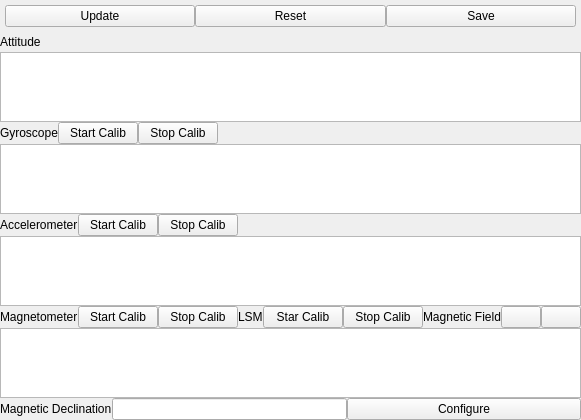
<?xml version="1.0" encoding="UTF-8"?>
<ui version="4.0">
  <class>ImuCalib</class>
  <widget class="QWidget" name="ImuCalib">
    <property name="geometry">
      <rect>
        <x>0</x>
        <y>0</y>
        <width>561</width>
        <height>61</height>
      </rect>
    </property>
    <property name="acceptDrops">
      <bool>true</bool>
    </property>
    <property name="windowTitle">
      <string>IMU Calibration</string>
    </property>
    <layout class="QVBoxLayout" name="verticalLayout">
      <property name="spacing">
        <number>0</number>
      </property>
      <property name="margin">
        <number>0</number>
      </property>
      <item>
        <layout class="QHBoxLayout" name="basicControlLayout">
          <property name="spacing">
            <number>0</number>
          </property>
          <property name="margin">
            <number>5</number>
          </property>
          <item>
            <widget class="QPushButton" name="update_button">
              <property name="sizePolicy">
                <sizepolicy hsizetype="Preferred" vsizetype="Preferred">
                  <horstretch>0</horstretch>
                  <verstretch>0</verstretch>
                </sizepolicy>
              </property>
              <property name="toolTip">
                <string>update imu calibration data</string>
              </property>
              <property name="text">
                <string>Update</string>
              </property>
            </widget>
          </item>
          <item>
            <widget class="QPushButton" name="reset_button">
              <property name="sizePolicy">
                <sizepolicy hsizetype="Preferred" vsizetype="Preferred">
                  <horstretch>0</horstretch>
                  <verstretch>0</verstretch>
                </sizepolicy>
              </property>
              <property name="toolTip">
                <string>reset imu calibration data</string>
              </property>
              <property name="text">
                <string>Reset</string>
              </property>
            </widget>
          </item>
          <item>
            <widget class="QPushButton" name="save_button">
              <property name="sizePolicy">
                <sizepolicy hsizetype="Preferred" vsizetype="Preferred">
                  <horstretch>0</horstretch>
                  <verstretch>0</verstretch>
                </sizepolicy>
              </property>
              <property name="toolTip">
                <string>save imu calibration data</string>
              </property>
              <property name="text">
                <string>Save</string>
              </property>
            </widget>
          </item>
        </layout>
      </item>

      <item>
        <layout class="QHBoxLayout" name="controlViewLayout">

          <item>
            <layout class="QVBoxLayout" name="gyroAccMagControlPlotLayout">

              <item>
                <layout class="QHBoxLayout" name="attitudeLayout">
                  <item>
                    <widget class="QLabel" name="">
                      <property name="sizePolicy">
                        <sizepolicy hsizetype="Fixed" vsizetype="Preferred">
                          <horstretch>0</horstretch>
                          <verstretch>0</verstretch>
                        </sizepolicy>
                      </property>
                      <property name="text">
                        <string>Attitude</string>
                      </property>
                    </widget>
                  </item>
                  <item>
                    <spacer name="spacer">
                      <property name="orientation">
                        <enum>Qt::Horizontal</enum>
                      </property>
                      <property name="sizeHint" stdset="0">
                        <size>
                          <width>40</width>
                          <height>20</height>
                        </size>
                      </property>
                    </spacer>
                  </item>
                </layout>
              </item>
              <item>
                <layout class="QHBoxLayout" name="attitudeTableLayout">
                  <item>
                    <widget class="QTableWidget" name="att_table_widget">
                      <property name="sizePolicy">
                        <sizepolicy hsizetype="Expanding" vsizetype="Expanding">
                          <horstretch>0</horstretch>
                          <verstretch>1</verstretch>
                        </sizepolicy>
                      </property>
                      <property name="rowCount">
                        <number>0</number>
                      </property>
                      <property name="columnCount">
                        <number>0</number>
                      </property>
                      <attribute name="horizontalHeaderVisible">
                        <bool>true</bool>
                      </attribute>
                      <attribute name="horizontalHeaderHighlightSections">
                        <bool>true</bool>
                      </attribute>
                      <attribute name="verticalHeaderHighlightSections">
                        <bool>true</bool>
                      </attribute>
                    </widget>
                  </item>
                </layout>
              </item>

              <item>
                <layout class="QHBoxLayout" name="gyroControlLayout">
                  <item>
                    <widget class="QLabel" name="gyro">
                      <property name="sizePolicy">
                        <sizepolicy hsizetype="Fixed" vsizetype="Preferred">
                          <horstretch>0</horstretch>
                          <verstretch>0</verstretch>
                        </sizepolicy>
                      </property>
                      <property name="text">
                        <string>Gyroscope</string>
                      </property>
                    </widget>
                  </item>
                  <item>
                    <widget class="QPushButton" name="gyro_start_calib_button">
                      <property name="sizePolicy">
                        <sizepolicy hsizetype="Preferred" vsizetype="Preferred">
                          <horstretch>0</horstretch>
                          <verstretch>0</verstretch>
                        </sizepolicy>
                      </property>
                      <property name="toolTip">
                        <string>gyro start calib button</string>
                      </property>
                      <property name="text">
                        <string>Start Calib</string>
                      </property>
                      <property name="iconSize">
                        <size>
                          <width>16</width>
                          <height>16</height>
                        </size>
                      </property>
                    </widget>
                  </item>
                  <item>
                    <widget class="QPushButton" name="gyro_stop_calib_button">
                      <property name="sizePolicy">
                        <sizepolicy hsizetype="Preferred" vsizetype="Preferred">
                          <horstretch>0</horstretch>
                          <verstretch>0</verstretch>
                        </sizepolicy>
                      </property>
                      <property name="toolTip">
                        <string>gyro stop calib button</string>
                      </property>
                      <property name="text">
                        <string>Stop Calib</string>
                      </property>
                      <property name="iconSize">
                        <size>
                          <width>16</width>
                          <height>16</height>
                        </size>
                      </property>
                    </widget>
                  </item>
                  <item>
                    <spacer name="spacer">
                      <property name="orientation">
                        <enum>Qt::Horizontal</enum>
                      </property>
                      <property name="sizeHint" stdset="0">
                        <size>
                          <width>40</width>
                          <height>20</height>
                        </size>
                      </property>
                    </spacer>
                  </item>
                </layout>
              </item>
              <item>
                <layout class="QHBoxLayout" name="gyroDataTableLayout">
                  <item>
                    <widget class="QTableWidget" name="gyro_table_widget">
                      <property name="sizePolicy">
                        <sizepolicy hsizetype="Expanding" vsizetype="Expanding">
                          <horstretch>0</horstretch>
                          <verstretch>1</verstretch>
                        </sizepolicy>
                      </property>
                      <property name="rowCount">
                        <number>0</number>
                      </property>
                      <property name="columnCount">
                        <number>0</number>
                      </property>
                      <attribute name="horizontalHeaderVisible">
                        <bool>true</bool>
                      </attribute>
                      <attribute name="horizontalHeaderHighlightSections">
                        <bool>true</bool>
                      </attribute>
                      <attribute name="verticalHeaderHighlightSections">
                        <bool>true</bool>
                      </attribute>
                    </widget>
                  </item>
                </layout>
              </item>

              <item>
                <layout class="QHBoxLayout" name="accControlLayout">
                  <item>
                    <widget class="QLabel" name="acc">
                      <property name="sizePolicy">
                        <sizepolicy hsizetype="Fixed" vsizetype="Preferred">
                          <horstretch>0</horstretch>
                          <verstretch>0</verstretch>
                        </sizepolicy>
                      </property>
                      <property name="text">
                        <string>Accelerometer</string>
                      </property>
                    </widget>
                  </item>
                  <item>
                    <widget class="QPushButton" name="acc_start_calib_button">
                      <property name="sizePolicy">
                        <sizepolicy hsizetype="Preferred" vsizetype="Preferred">
                          <horstretch>0</horstretch>
                          <verstretch>0</verstretch>
                        </sizepolicy>
                      </property>
                      <property name="toolTip">
                        <string>acc start calib button</string>
                      </property>
                      <property name="text">
                        <string>Start Calib</string>
                      </property>
                      <property name="iconSize">
                        <size>
                          <width>16</width>
                          <height>16</height>
                        </size>
                      </property>
                    </widget>
                  </item>
                  <item>
                    <widget class="QPushButton" name="acc_stop_calib_button">
                      <property name="sizePolicy">
                        <sizepolicy hsizetype="Preferred" vsizetype="Preferred">
                          <horstretch>0</horstretch>
                          <verstretch>0</verstretch>
                        </sizepolicy>
                      </property>
                      <property name="toolTip">
                        <string>acc stop calib button</string>
                      </property>
                      <property name="text">
                        <string>Stop Calib</string>
                      </property>
                      <property name="iconSize">
                        <size>
                          <width>16</width>
                          <height>16</height>
                        </size>
                      </property>
                    </widget>
                  </item>
                  <item>
                    <spacer name="spacer">
                      <property name="orientation">
                        <enum>Qt::Horizontal</enum>
                      </property>
                      <property name="sizeHint" stdset="0">
                        <size>
                          <width>40</width>
                          <height>20</height>
                        </size>
                      </property>
                    </spacer>
                  </item>
                </layout>
              </item>
              <item>
                <layout class="QHBoxLayout" name="accDataTableLayout">
                  <item>
                    <widget class="QTableWidget" name="acc_table_widget">
                      <property name="sizePolicy">
                        <sizepolicy hsizetype="Expanding" vsizetype="Expanding">
                          <horstretch>0</horstretch>
                          <verstretch>1</verstretch>
                        </sizepolicy>
                      </property>
                      <property name="rowCount">
                        <number>0</number>
                      </property>
                      <property name="columnCount">
                        <number>0</number>
                      </property>
                      <attribute name="horizontalHeaderVisible">
                        <bool>true</bool>
                      </attribute>
                      <attribute name="horizontalHeaderHighlightSections">
                        <bool>true</bool>
                      </attribute>
                      <attribute name="verticalHeaderHighlightSections">
                        <bool>true</bool>
                      </attribute>
                    </widget>
                  </item>
                </layout>
              </item>

              <item>
                <layout class="QHBoxLayout" name="magControlLayout">
                  <item>
                    <widget class="QLabel" name="mag">
                      <property name="sizePolicy">
                        <sizepolicy hsizetype="Fixed" vsizetype="Preferred">
                          <horstretch>0</horstretch>
                          <verstretch>0</verstretch>
                        </sizepolicy>
                      </property>
                      <property name="text">
                        <string>Magnetometer</string>
                      </property>
                    </widget>
                  </item>
                  <item>
                    <widget class="QPushButton" name="mag_start_calib_button">
                      <property name="sizePolicy">
                        <sizepolicy hsizetype="Preferred" vsizetype="Preferred">
                          <horstretch>0</horstretch>
                          <verstretch>0</verstretch>
                        </sizepolicy>
                      </property>
                      <property name="toolTip">
                        <string>mag start calib button</string>
                      </property>
                      <property name="text">
                        <string>Start Calib</string>
                      </property>
                      <property name="iconSize">
                        <size>
                          <width>16</width>
                          <height>16</height>
                        </size>
                      </property>
                    </widget>
                  </item>
                  <item>
                    <widget class="QPushButton" name="mag_stop_calib_button">
                      <property name="sizePolicy">
                        <sizepolicy hsizetype="Preferred" vsizetype="Preferred">
                          <horstretch>0</horstretch>
                          <verstretch>0</verstretch>
                        </sizepolicy>
                      </property>
                      <property name="toolTip">
                        <string>mag stop calib button</string>
                      </property>
                      <property name="text">
                        <string>Stop Calib</string>
                      </property>
                      <property name="iconSize">
                        <size>
                          <width>16</width>
                          <height>16</height>
                        </size>
                      </property>
                    </widget>
                  </item>
                  <item>
                    <spacer name="spacer">
                      <property name="orientation">
                        <enum>Qt::Horizontal</enum>
                      </property>
                      <property name="sizeHint" stdset="0">
                        <size>
                          <width>20</width>
                          <height>20</height>
                        </size>
                      </property>
                    </spacer>
                  </item>
                  <item>
                    <widget class="QLabel" name="mag_lms_calib">
                      <property name="sizePolicy">
                        <sizepolicy hsizetype="Fixed" vsizetype="Preferred">
                          <horstretch>0</horstretch>
                          <verstretch>0</verstretch>
                        </sizepolicy>
                      </property>
                      <property name="text">
                        <string>LSM</string>
                      </property>
                    </widget>
                  </item>
                  <item>
                    <widget class="QPushButton" name="mag_start_lsm_calib_button">
                      <property name="sizePolicy">
                        <sizepolicy hsizetype="Preferred" vsizetype="Preferred">
                          <horstretch>0</horstretch>
                          <verstretch>0</verstretch>
                        </sizepolicy>
                      </property>
                      <property name="toolTip">
                        <string>mag start least-squared calib button</string>
                      </property>
                      <property name="text">
                        <string>Star Calib</string>
                      </property>
                      <property name="iconSize">
                        <size>
                          <width>16</width>
                          <height>16</height>
                        </size>
                      </property>
                    </widget>
                  </item>
                  <item>
                    <widget class="QPushButton" name="mag_stop_lsm_calib_button">
                      <property name="sizePolicy">
                        <sizepolicy hsizetype="Preferred" vsizetype="Preferred">
                          <horstretch>0</horstretch>
                          <verstretch>0</verstretch>
                        </sizepolicy>
                      </property>
                      <property name="toolTip">
                        <string>mag stop calib button</string>
                      </property>
                      <property name="text">
                        <string>Stop Calib</string>
                      </property>
                      <property name="iconSize">
                        <size>
                          <width>16</width>
                          <height>16</height>
                        </size>
                      </property>
                    </widget>
                  </item>
                  <item>
                    <spacer name="spacer">
                      <property name="orientation">
                        <enum>Qt::Horizontal</enum>
                      </property>
                      <property name="sizeHint" stdset="0">
                        <size>
                          <width>20</width>
                          <height>20</height>
                        </size>
                      </property>
                    </spacer>
                  </item>
                  <item>
                    <widget class="QLabel" name="mag_field_view">
                      <property name="sizePolicy">
                        <sizepolicy hsizetype="Fixed" vsizetype="Preferred">
                          <horstretch>0</horstretch>
                          <verstretch>0</verstretch>
                        </sizepolicy>
                      </property>
                      <property name="text">
                        <string>Magnetic Field</string>
                      </property>
                    </widget>
                  </item>
                  <item>
                    <widget class="QPushButton" name="mag_view_button">
                      <property name="sizePolicy">
                        <sizepolicy hsizetype="Preferred" vsizetype="Preferred">
                          <horstretch>0</horstretch>
                          <verstretch>0</verstretch>
                        </sizepolicy>
                      </property>
                      <property name="toolTip">
                        <string>pause plot</string>
                      </property>
                      <property name="iconSize">
                        <size>
                          <width>16</width>
                          <height>16</height>
                        </size>
                      </property>
                      <property name="checkable">
                        <bool>true</bool>
                      </property>
                    </widget>
                  </item>
                  <item>
                    <widget class="QPushButton" name="mag_clear_button">
                      <property name="sizePolicy">
                        <sizepolicy hsizetype="Preferred" vsizetype="Preferred">
                          <horstretch>0</horstretch>
                          <verstretch>0</verstretch>
                        </sizepolicy>
                      </property>
                      <property name="toolTip">
                        <string>remove all topics</string>
                      </property>
                      <property name="iconSize">
                        <size>
                          <width>16</width>
                          <height>16</height>
                        </size>
                      </property>
                    </widget>
                  </item>
                </layout>
              </item>
              <item>
                <layout class="QHBoxLayout" name="magDataTableLayout">
                  <item>
                    <widget class="QTableWidget" name="mag_table_widget">
                      <property name="sizePolicy">
                        <sizepolicy hsizetype="Expanding" vsizetype="Expanding">
                          <horstretch>0</horstretch>
                          <verstretch>1</verstretch>
                        </sizepolicy>
                      </property>
                      <property name="rowCount">
                        <number>0</number>
                      </property>
                      <property name="columnCount">
                        <number>0</number>
                      </property>
                      <attribute name="horizontalHeaderVisible">
                        <bool>true</bool>
                      </attribute>
                      <attribute name="horizontalHeaderHighlightSections">
                        <bool>true</bool>
                      </attribute>
                      <attribute name="verticalHeaderHighlightSections">
                        <bool>true</bool>
                      </attribute>
                    </widget>
                  </item>
                </layout>
              </item>

              <item>
                <layout class="QHBoxLayout" name="magDeclinationLayout">
                  <item>
                    <widget class="QLabel" name="mag_dec">
                      <property name="sizePolicy">
                        <sizepolicy hsizetype="Fixed" vsizetype="Preferred">
                          <horstretch>0</horstretch>
                          <verstretch>0</verstretch>
                        </sizepolicy>
                      </property>
                      <property name="text">
                        <string>Magnetic Declination</string>
                      </property>
                    </widget>
                  </item>
                  <item>
                    <widget class="QLineEdit" name="mag_dec_line_edit">
                      <property name="sizePolicy">
                        <sizepolicy hsizetype="Minimum" vsizetype="Fixed">
                          <horstretch>0</horstretch>
                          <verstretch>0</verstretch>
                        </sizepolicy>
                      </property>
                    </widget>
                  </item>
                  <item>
                    <widget class="QPushButton" name="mag_declination_configure_button">
                      <property name="sizePolicy">
                        <sizepolicy hsizetype="Preferred" vsizetype="Preferred">
                          <horstretch>0</horstretch>
                          <verstretch>0</verstretch>
                        </sizepolicy>
                      </property>
                      <property name="toolTip">
                        <string>mag declination button</string>
                      </property>
                      <property name="text">
                        <string>Configure</string>
                      </property>
                      <property name="iconSize">
                        <size>
                          <width>16</width>
                          <height>16</height>
                        </size>
                      </property>
                    </widget>
                  </item>
                </layout>
              </item>
            </layout>
          </item>

          <item>
            <layout class="QHBoxLayout" name="mag_view_layout">
              <property name="spacing">
                <number>0</number>
              </property>
            </layout>
          </item>
        </layout>

      </item>
    </layout>
  </widget>
  <resources/>
  <connections/>
</ui>
